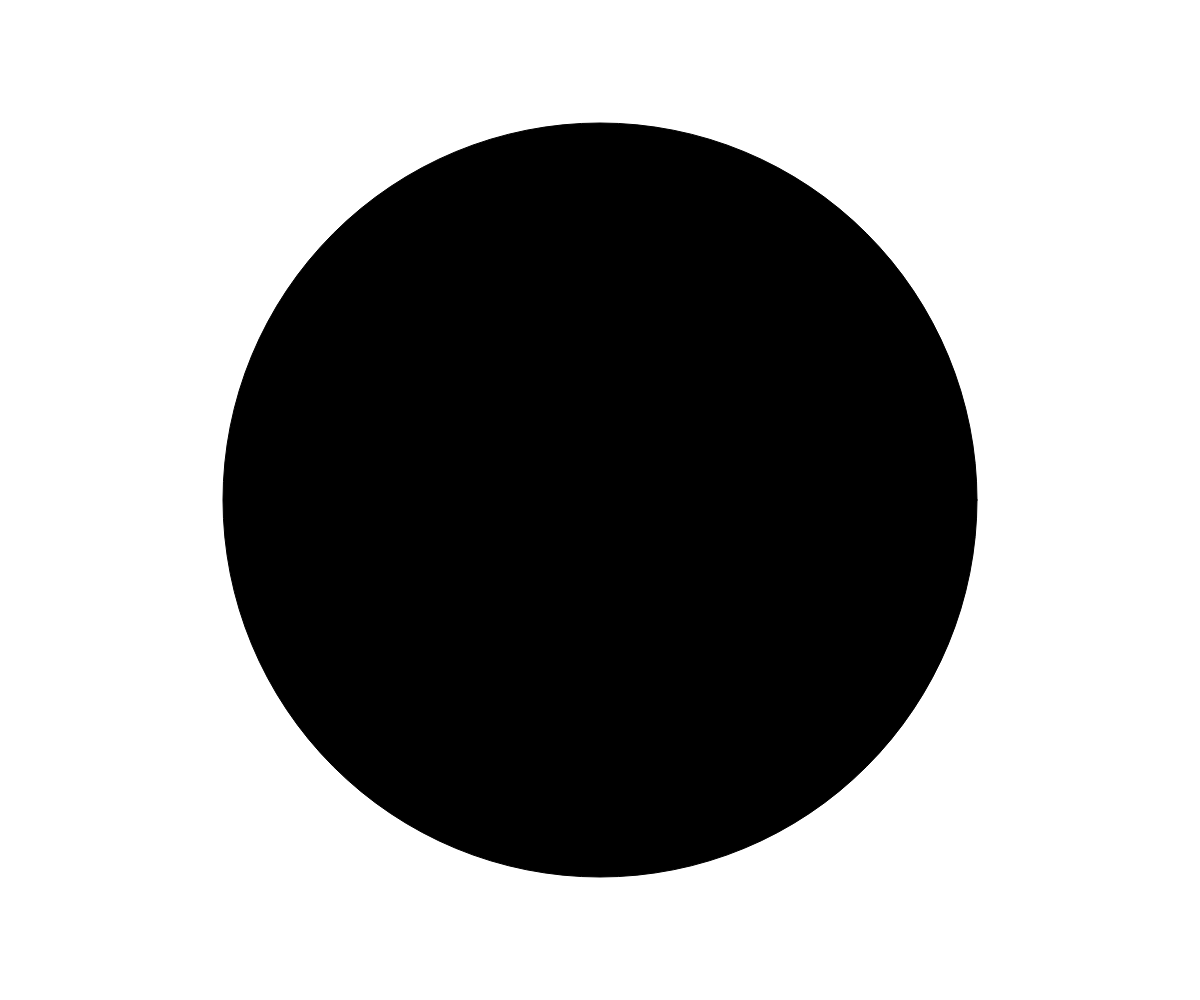
Frame 1 (no input)
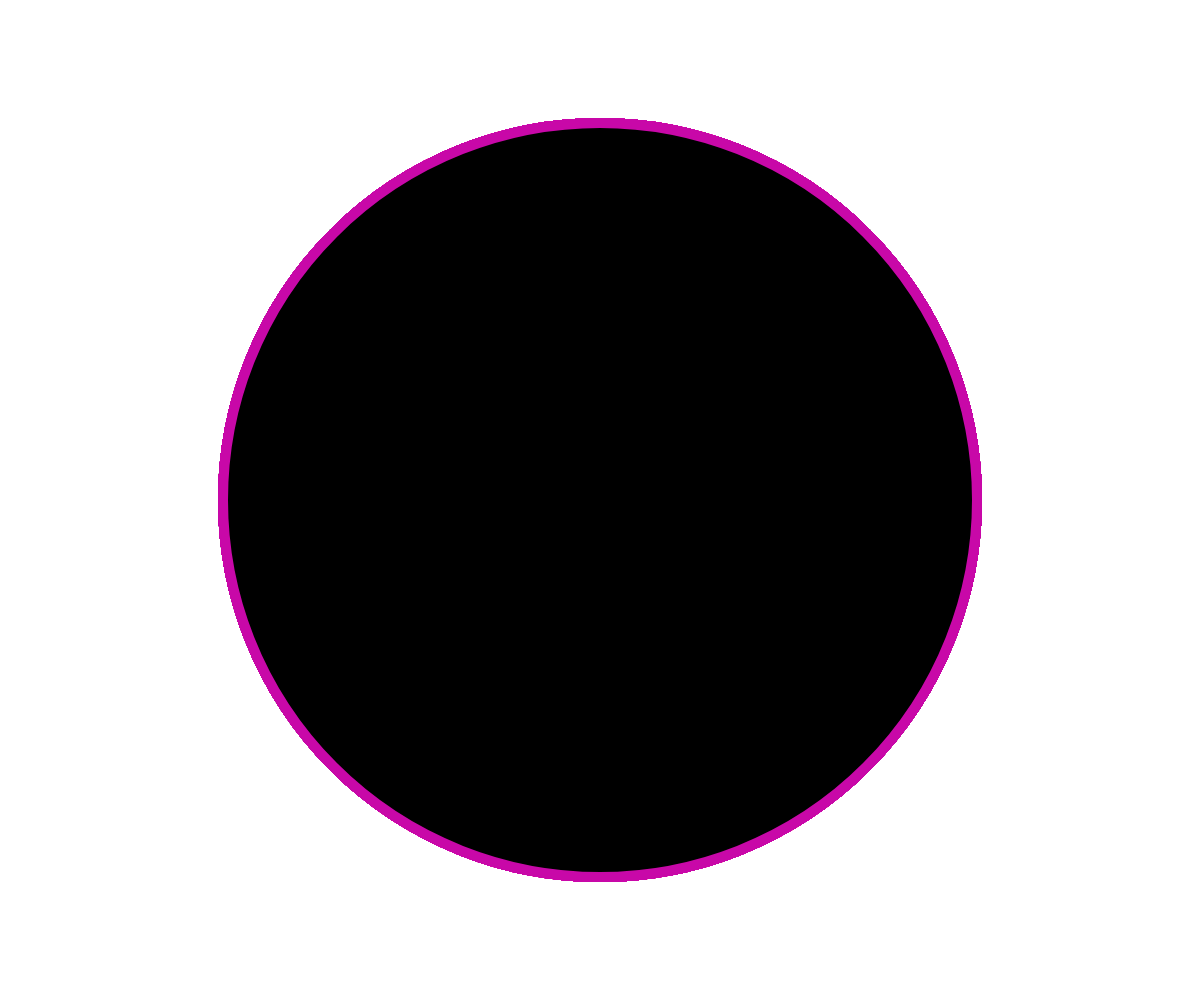
Frame 60 (no input)
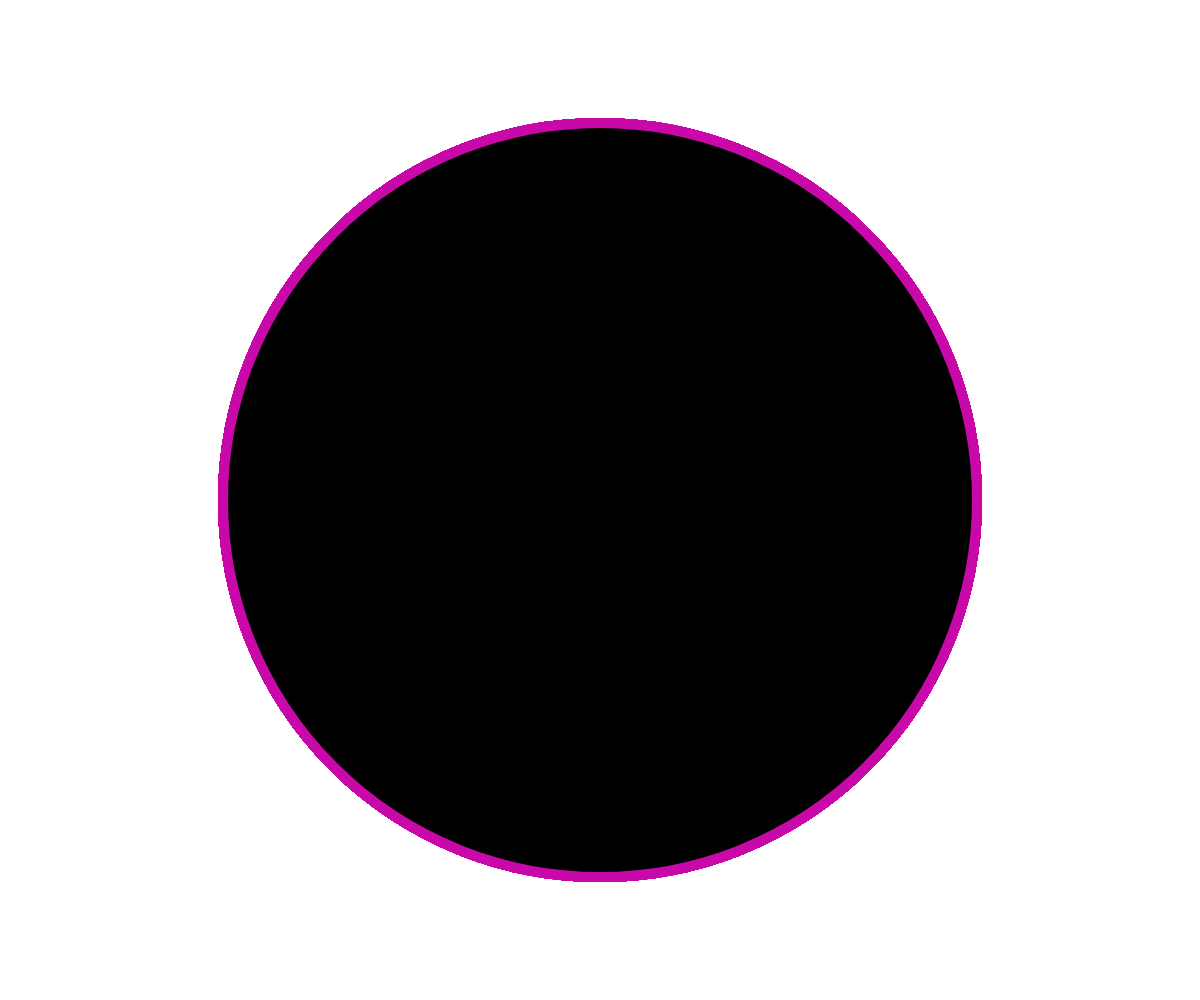
Frame 120 (the mouse pressed at the canvas centre since frame 60)

The p5.js sketch that drew these frames (run headless with seeded random() and noise() and a simulated clock; from frame 60 on, the mouse is pressed at the canvas centre):

// p5.js sketch
// ── sketch.js
let motion = false;
let ios = false;

if (typeof DeviceMotionEvent.requestPermission === 'function')
  document.body.addEventListener('click', function() {
    DeviceMotionEvent.requestPermission()
      .then(function() {
        console.log('DeviceMotionEvent enabled');
        motion = true;
        ios = true;
      })
      .catch(function(error) {
        console.warn('DeviceMotionEvent not enabled', error);
      })
  })


function setup() {
  createCanvas(windowWidth, windowHeight);
  background(255);
}

function draw() {
  fill(rotationX,rotationY,rotationZ)
 
  let zMotion = round(width / 5 * abs(radians(rotationZ) - PI))
  let yMotion = round(height / 2 + rotationX * 10)
  let xMotion = round(width / 2 + rotationY * 10)

  circle(xMotion, yMotion, zMotion)
  stroke("rgb(200,8,168)");
  strokeWeight(10);
  
}
